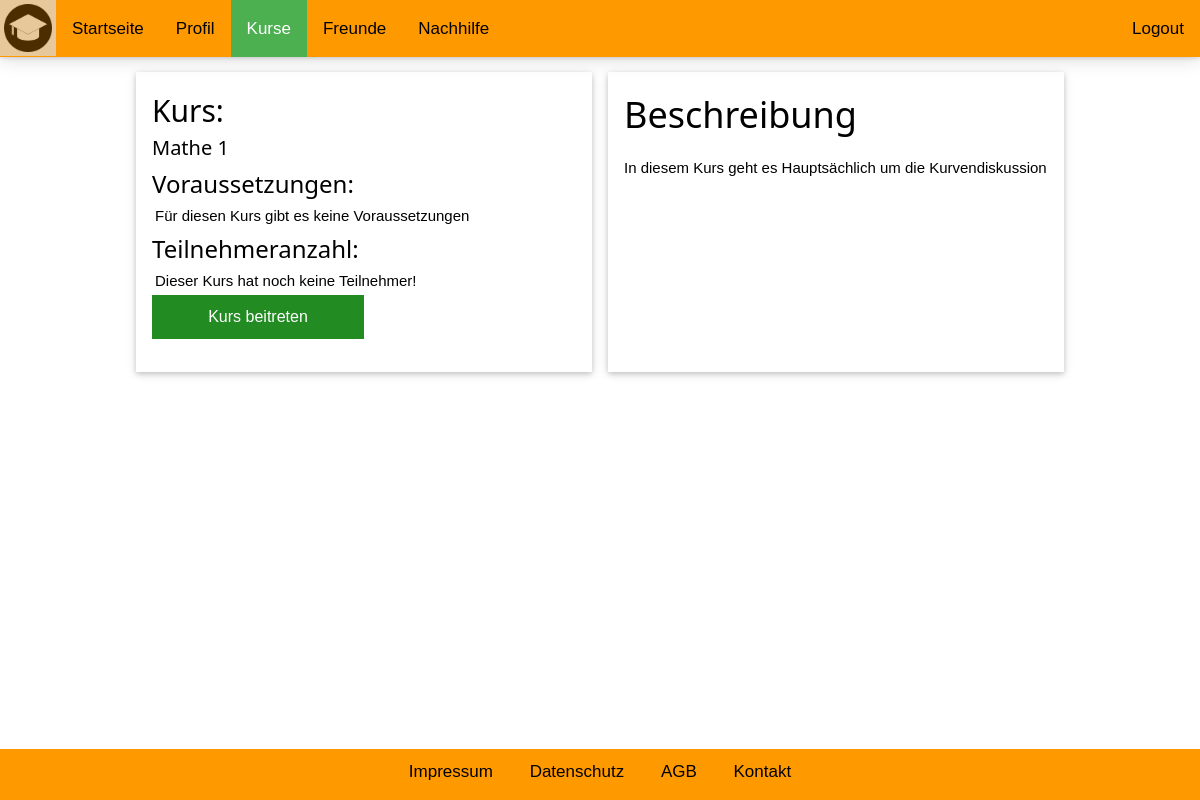
/Kurs.php?kid=3 (signed in), run on the app's committed database.
### tables this page shows
CREATE TABLE `kurs` (
  `kursID` int(11) NOT NULL,
  `name` varchar(255) NOT NULL,
  `beschreibung` varchar(1024) NOT NULL,
  `voraussetzung` varchar(255) NOT NULL
);

### Kurs.php (the view, shortened to what this page needs)
<!DOCTYPE html>
<html>
<head>
    <link rel="stylesheet" href="styler.css">
</head>
<body>
    <div class="topnav" id="myTopnav">
        <a href="javascript:void(0);" id="logo"><img src="symbole/logo.png" alt="John" style="width:48px"></a>
        <div class="topbartexte" id="topbartexte">
            <a href="Startseite.php">Startseite</a>
            <a href="Profil.php">Profil</a>
            <a class="active" href="KurseUebersicht.php">Kurse</a>
            <a href="FreundeUebersicht.php">Freunde</a>
            <a href="Nachhilfe.php">Nachhilfe</a>
            <div class="container" id="logoutbtn">
                <form method="POST">
                    <a href="logoutSeite.php">Logout</a>
                </form>
            </div>
        </div>
    </div>
    <p class="headerabstand"></p>
    <div class="footerContent">
        <a href="impressum.php">Impressum</a>
        <a href="datenschutz.php">Datenschutz</a>
        <a href="datenschutz.php">AGB</a>
        <a href="impressum.php">Kontakt</a>
    </div>
    <div id="Kurs">
        <?php
        $link = mysqli_connect("localhost", "root");
        $_userID = $_SESSION["userID"];
        $_kursID = $_GET["kid"];
        $_sql = "SELECT * FROM userkurse WHERE userID='$_userID' AND kursID='$_kursID'";
        $_res = mysqli_query($link, $_sql);
        $_anzahl = @mysqli_num_rows($_res);
        if ($_anzahl > 0) {
            header("Location: Kursbeigetreten.php?kid=$_kursID");
		}
        else {
            $_sql2 = "SELECT * FROM kurs WHERE kursID='$_kursID'";
            $_res2 = mysqli_query($link, $_sql2);
            $_row = mysqli_fetch_assoc($_res2);
            $_titel = $_row["name"];
            $_beschreibung = $_row["beschreibung"];
            $_voraussetzung = $_row["voraussetzung"];
		}
        ?>
            <div class="w3-row-padding w3-margin-top">
                <div class="w3-half">
                    <div class="w3-card w3-container">
                        <div id="KursZusammenfassung">
                            <h2>Kurs:</h2>
                            <h4 id="KursTitel">
                                <?php echo "$_titel" ?>
                            </h4>
                            <h3>Voraussetzungen:</h3>
                            <p id="KursVoraussetzung">
                                <?php echo "$_voraussetzung" ?>
                            </p>
                            <h3>Teilnehmeranzahl:</h3>
                            <p id="KursTeilnehmeranzahl">Dieser Kurs hat noch keine Teilnehmer!</p>
                            <form method="POST">
                                <button type="submit" name="joinKurs" class="block" onclick="window.location.replace('Kursbeigetreten.html')">Kurs beitreten</button>
                            </form>
                        </div>
                    </div>
                </div>
                <div class="w3-half">
                    <div class="w3-card w3-container">
                        <h1>Beschreibung</h1>
                        <p id="KursBeschreibung">
                            <?php echo "$_beschreibung" ?>
                        </p>
                    </div>
                </div>
            </div>
    </div>
</body>
</html>

### styler.css (style rules this page uses)
html { box-sizing: border-box }
*, *:before, *:after { box-sizing: inherit }
html { -ms-text-size-adjust: 100%; -webkit-text-size-adjust: 100% }
body { margin: 0; }
a { background-color: transparent; -webkit-text-decoration-skip: objects }
img { border-style: none }
button, input, select, textarea { font: inherit; margin: 0 }
button, input { overflow: visible }
button, select { text-transform: none }
button, html [type=button], [type=reset], [type=submit] { -webkit-appearance: button }
html, body { font-family: Verdana, sans-serif; font-size: 15px; line-height: 1.5 }
html { overflow-x: hidden }
h1 { font-size: 36px }
h2 { font-size: 30px }
h3 { font-size: 24px }
h4 { font-size: 20px }
h1, h2, h3, h4, h5, h6 { font-family: "Segoe UI", Arial, sans-serif; font-weight: 400; margin: 0; }
img { vertical-align: middle }
a { color: inherit }
.w3-container:after, .w3-container:before, .w3-panel:after, .w3-panel:before, .w3-row:after, .w3-row:before, .w3-row-padding:after, .w3-row-padding:before, .w3-cell-row:before, .w3-cell-row:after, .w3-clear:after, .w3-clear:before, .w3-bar:before, .w3-bar:after { content: ""; display: table; clear: both; }
.w3-col, .w3-half, .w3-third, .w3-twothird, .w3-threequarter, .w3-quarter { display: table-cell; float: left; width: 100%; }
.w3-half { max-width: 710px; }
@media (min-width: 961px) { .w3-col.m6, .w3-half { width: 49.99999% } }
.w3-row-padding, .w3-row-padding > .w3-half, .w3-row-padding > .w3-third, .w3-row-padding > .w3-twothird, .w3-row-padding > .w3-threequarter, .w3-row-padding > .w3-quarter, .w3-row-padding > .w3-col { padding: 0 8px }
.w3-container, .w3-panel { padding: 16px }
.w3-card { height: 100%; min-height: 20em; max-width: 700px; }
.w3-card, .w3-card-2 { box-shadow: 0 2px 5px 0 rgba(0, 0, 0, 0.16), 0 2px 10px 0 rgba(0, 0, 0, 0.12) }
.w3-margin-top { margin-top: 16px !important }
.container { display: inline-block; cursor: pointer; float: right; }
.topnav { background-color: #ff9900; overflow: hidden; position: fixed; top: 0; width: 100%; z-index: 100000; box-shadow: 0 0 5px 0 rgba(0, 0, 0, 0.2), 0 0 20px 0 rgba(0, 0, 0, 0.19); }
.topnav a { float: left; color: #000000; text-align: center; padding: 15.5px 16px; text-decoration: none; font-size: 17px; }
.topnav a.active { background-color: #4CAF50; color: white; }
button { border: none; outline: 0; display: inline-block; padding: 8px; color: white; background-color: #000; text-align: center; cursor: pointer; width: 100%; font-size: 18px; }
a { text-decoration: none; font-size: 22px; color: black; }
* { box-sizing: border-box; }
#logo { margin: 0px; padding: 4px }
@media (min-width: 961px) { #topbartexte { display: inherit; } }
.headerabstand { font-size: 1px; padding-bottom: 55px; }
.footerContent { background-color: #ff9900; position: fixed; bottom: 0px; height: 3em; padding: 0.6em; text-align: center; width: 100%; font-size: 17px; }
.footerContent a { color: black; padding: 14px 16px; font-size: 17px; }

### Kurs.php (style rules this page uses)
.block { display: block; width: 50%; border: none; background-color: forestgreen; padding: 10px 3px; font-size: 16px; cursor: pointer; text-align: center; }
#Kurs { width: 960px; margin: 0 auto 5em auto; }
#KursZusammenfassung p { margin: 0.2em; }
#KursBeschreibung { text-align: justify; }
#Kurs .w3-card { height: 19em; }

### data on the page
kurs: name "Mathe 1", voraussetzung "Für diesen Kurs gibt es keine Voraussetzungen", beschreibung "In diesem Kurs geht es Hauptsächlich um die Kurvendiskussion"
